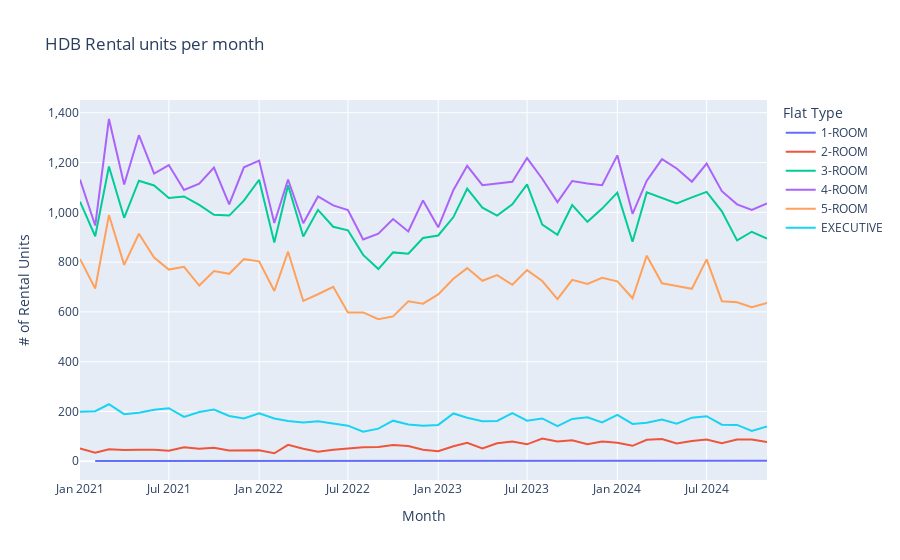
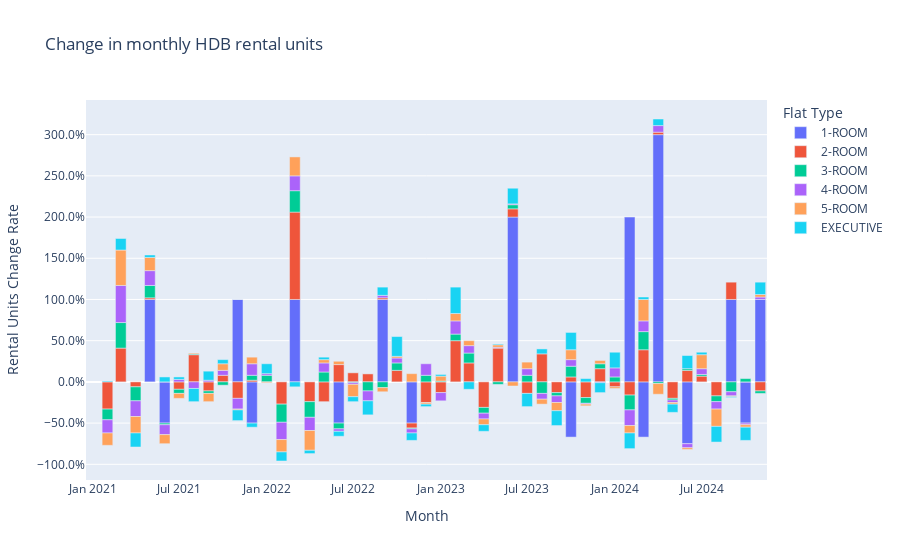

Notebook code for these charts, in order:
### Code cell
# Chart rental units available per month
fig_rental_units = px.line(df, x='month', y='rental_units', color='flat_type',
                           title='HDB Rental units per month',
                           labels={'month': 'Month', 'rental_units': '# of Rental Units', 'flat_type': 'Flat Type'},
                           hover_data={'month':False})
fig_rental_units.update_layout(yaxis_tickformat=',', hovermode='x unified')
fig_rental_units.update_traces(hovertemplate='%{y} units')
fig_rental_units.show()

# Chart change rate for rental units available
fig_rental_units_change = px.bar(df, x='month', y='rental_units_change', color='flat_type',
                                 title='Change in monthly HDB rental units',
                                 labels={'month': 'Month', 'rental_units_change': 'Rental Units Change Rate', 'flat_type': 'Flat Type'},
                                 hover_data={'month':False})
fig_rental_units_change.update_layout(yaxis_tickformat='.1%', hovermode='x unified')
fig_rental_units_change.update_traces(hovertemplate='%{y} units')
fig_rental_units_change.show()

### Figure 1 — Plotly figure (JSON) as saved in the notebook; plotly's stock layout.template omitted (floating-point values rounded to 4 significant figures)
{"data": [{"hovertemplate": "%{y} units", "legendgroup": "1-ROOM", "line": {"color": "#636efa", "dash": "solid"}, "marker": {"symbol": "circle"}, "mode": "lines", "name": "1-ROOM", "orientation": "v", "showlegend": true, "type": "scatter", "x": ["2021-02-01", "2021-03-01", "2021-05-01", "2021-06-01", "2021-08-01", "2021-11-01", "2021-12-01", "2022-02-01", "2022-03-01", "2022-04-01", "2022-05-01", "2022-06-01", "2022-09-01", "2022-11-01", "2023-01-01", "2023-02-01", "2023-03-01", "2023-04-01", "2023-06-01", "2023-10-01", "2023-12-01", "2024-02-01", "2024-03-01", "2024-04-01", "2024-06-01", "2024-07-01", "2024-09-01", "2024-10-01", "2024-11-01"], "xaxis": "x", "y": [1, 1, 2, 1, 1, 2, 1, 1, 2, 2, 2, 1, 2, 1, 1, 1, 1, 1, 3, 1, 1, 3, 1, 4, 1, 1, 2, 1, 2], "yaxis": "y"}, {"hovertemplate": "%{y} units", "legendgroup": "2-ROOM", "line": {"color": "#EF553B", "dash": "solid"}, "marker": {"symbol": "circle"}, "mode": "lines", "name": "2-ROOM", "orientation": "v", "showlegend": true, "type": "scatter", "x": ["2021-01-01", "2021-02-01", "2021-03-01", "2021-04-01", "2021-05-01", "2021-06-01", "2021-07-01", "2021-08-01", "2021-09-01", "2021-10-01", "2021-11-01", "2021-12-01", "2022-01-01", "2022-02-01", "2022-03-01", "2022-04-01", "2022-05-01", "2022-06-01", "2022-07-01", "2022-08-01", "2022-09-01", "2022-10-01", "2022-11-01", "2022-12-01", "2023-01-01", "2023-02-01", "2023-03-01", "2023-04-01", "2023-05-01", "2023-06-01", "2023-07-01", "2023-08-01", "2023-09-01", "2023-10-01", "2023-11-01", "2023-12-01", "2024-01-01", "2024-02-01", "2024-03-01", "2024-04-01", "2024-05-01", "2024-06-01", "2024-07-01", "2024-08-01", "2024-09-01", "2024-10-01", "2024-11-01"], "xaxis": "x", "y": [51, 34, 48, 45, 46, 46, 42, 56, 50, 54, 43, 44, 44, 32, 66, 50, 38, 46, 51, 56, 57, 65, 61, 46, 40, 60, 74, 51, 72, 79, 68, 91, 79, 84, 68, 79, 74, 62, 86, 89, 71, 81, 87, 72, 87, 87, 77], "yaxis": "y"}, {"hovertemplate": "%{y} units", "legendgroup": "3-ROOM", "line": {"color": "#00cc96", "dash": "solid"}, "marker": {"symbol": "circle"}, "mode": "lines", "name": "3-ROOM", "orientation": "v", "showlegend": true, "type": "scatter", "x": ["2021-01-01", "2021-02-01", "2021-03-01", "2021-04-01", "2021-05-01", "2021-06-01", "2021-07-01", "2021-08-01", "2021-09-01", "2021-10-01", "2021-11-01", "2021-12-01", "2022-01-01", "2022-02-01", "2022-03-01", "2022-04-01", "2022-05-01", "2022-06-01", "2022-07-01", "2022-08-01", "2022-09-01", "2022-10-01", "2022-11-01", "2022-12-01", "2023-01-01", "2023-02-01", "2023-03-01", "2023-04-01", "2023-05-01", "2023-06-01", "2023-07-01", "2023-08-01", "2023-09-01", "2023-10-01", "2023-11-01", "2023-12-01", "2024-01-01", "2024-02-01", "2024-03-01", "2024-04-01", "2024-05-01", "2024-06-01", "2024-07-01", "2024-08-01", "2024-09-01", "2024-10-01", "2024-11-01"], "xaxis": "x", "y": [1043, 904, 1184, 978, 1127, 1108, 1058, 1064, 1030, 990, 987, 1047, 1131, 879, 1109, 903, 1010, 942, 928, 829, 772, 839, 834, 897, 907, 981, 1095, 1019, 987, 1032, 1112, 951, 910, 1029, 962, 1015, 1079, 882, 1080, 1056, 1036, 1060, 1082, 1004, 887, 922, 895], "yaxis": "y"}, {"hovertemplate": "%{y} units", "legendgroup": "4-ROOM", "line": {"color": "#ab63fa", "dash": "solid"}, "marker": {"symbol": "circle"}, "mode": "lines", "name": "4-ROOM", "orientation": "v", "showlegend": true, "type": "scatter", "x": ["2021-01-01", "2021-02-01", "2021-03-01", "2021-04-01", "2021-05-01", "2021-06-01", "2021-07-01", "2021-08-01", "2021-09-01", "2021-10-01", "2021-11-01", "2021-12-01", "2022-01-01", "2022-02-01", "2022-03-01", "2022-04-01", "2022-05-01", "2022-06-01", "2022-07-01", "2022-08-01", "2022-09-01", "2022-10-01", "2022-11-01", "2022-12-01", "2023-01-01", "2023-02-01", "2023-03-01", "2023-04-01", "2023-05-01", "2023-06-01", "2023-07-01", "2023-08-01", "2023-09-01", "2023-10-01", "2023-11-01", "2023-12-01", "2024-01-01", "2024-02-01", "2024-03-01", "2024-04-01", "2024-05-01", "2024-06-01", "2024-07-01", "2024-08-01", "2024-09-01", "2024-10-01", "2024-11-01"], "xaxis": "x", "y": [1132, 947, 1375, 1112, 1310, 1156, 1190, 1090, 1115, 1180, 1032, 1181, 1208, 957, 1132, 956, 1064, 1028, 1009, 891, 914, 973, 923, 1048, 940, 1090, 1187, 1109, 1116, 1123, 1218, 1135, 1041, 1126, 1116, 1109, 1229, 994, 1127, 1214, 1176, 1123, 1196, 1085, 1032, 1010, 1036], "yaxis": "y"}, {"hovertemplate": "%{y} units", "legendgroup": "5-ROOM", "line": {"color": "#FFA15A", "dash": "solid"}, "marker": {"symbol": "circle"}, "mode": "lines", "name": "5-ROOM", "orientation": "v", "showlegend": true, "type": "scatter", "x": ["2021-01-01", "2021-02-01", "2021-03-01", "2021-04-01", "2021-05-01", "2021-06-01", "2021-07-01", "2021-08-01", "2021-09-01", "2021-10-01", "2021-11-01", "2021-12-01", "2022-01-01", "2022-02-01", "2022-03-01", "2022-04-01", "2022-05-01", "2022-06-01", "2022-07-01", "2022-08-01", "2022-09-01", "2022-10-01", "2022-11-01", "2022-12-01", "2023-01-01", "2023-02-01", "2023-03-01", "2023-04-01", "2023-05-01", "2023-06-01", "2023-07-01", "2023-08-01", "2023-09-01", "2023-10-01", "2023-11-01", "2023-12-01", "2024-01-01", "2024-02-01", "2024-03-01", "2024-04-01", "2024-05-01", "2024-06-01", "2024-07-01", "2024-08-01", "2024-09-01", "2024-10-01", "2024-11-01"], "xaxis": "x", "y": [813, 694, 989, 789, 914, 818, 770, 781, 706, 764, 753, 812, 803, 684, 842, 644, 671, 701, 598, 598, 571, 582, 643, 633, 670, 733, 776, 725, 748, 709, 768, 724, 651, 729, 712, 737, 723, 655, 826, 715, 704, 693, 811, 643, 639, 619, 636], "yaxis": "y"}, {"hovertemplate": "%{y} units", "legendgroup": "EXECUTIVE", "line": {"color": "#19d3f3", "dash": "solid"}, "marker": {"symbol": "circle"}, "mode": "lines", "name": "EXECUTIVE", "orientation": "v", "showlegend": true, "type": "scatter", "x": ["2021-01-01", "2021-02-01", "2021-03-01", "2021-04-01", "2021-05-01", "2021-06-01", "2021-07-01", "2021-08-01", "2021-09-01", "2021-10-01", "2021-11-01", "2021-12-01", "2022-01-01", "2022-02-01", "2022-03-01", "2022-04-01", "2022-05-01", "2022-06-01", "2022-07-01", "2022-08-01", "2022-09-01", "2022-10-01", "2022-11-01", "2022-12-01", "2023-01-01", "2023-02-01", "2023-03-01", "2023-04-01", "2023-05-01", "2023-06-01", "2023-07-01", "2023-08-01", "2023-09-01", "2023-10-01", "2023-11-01", "2023-12-01", "2024-01-01", "2024-02-01", "2024-03-01", "2024-04-01", "2024-05-01", "2024-06-01", "2024-07-01", "2024-08-01", "2024-09-01", "2024-10-01", "2024-11-01"], "xaxis": "x", "y": [199, 201, 229, 189, 195, 207, 213, 178, 198, 208, 182, 172, 193, 172, 162, 156, 161, 152, 143, 119, 131, 163, 148, 143, 146, 192, 175, 161, 162, 193, 163, 172, 141, 170, 177, 156, 186, 150, 155, 168, 151, 175, 181, 147, 146, 122, 140], "yaxis": "y"}], "layout": {"hovermode": "x unified", "legend": {"title": {"text": "Flat Type"}, "tracegroupgap": 0}, "title": {"text": "HDB Rental units per month"}, "xaxis": {"anchor": "y", "domain": [0, 1], "title": {"text": "Month"}}, "yaxis": {"anchor": "x", "domain": [0, 1], "tickformat": ",", "title": {"text": "# of Rental Units"}}}}

### Figure 2 — Plotly figure (JSON) as saved in the notebook; plotly's stock layout.template omitted (floating-point values rounded to 4 significant figures)
{"data": [{"alignmentgroup": "True", "hovertemplate": "%{y} units", "legendgroup": "1-ROOM", "marker": {"color": "#636efa", "pattern": {"shape": ""}}, "name": "1-ROOM", "offsetgroup": "1-ROOM", "orientation": "v", "showlegend": true, "textposition": "auto", "type": "bar", "x": ["2021-02-01", "2021-03-01", "2021-05-01", "2021-06-01", "2021-08-01", "2021-11-01", "2021-12-01", "2022-02-01", "2022-03-01", "2022-04-01", "2022-05-01", "2022-06-01", "2022-09-01", "2022-11-01", "2023-01-01", "2023-02-01", "2023-03-01", "2023-04-01", "2023-06-01", "2023-10-01", "2023-12-01", "2024-02-01", "2024-03-01", "2024-04-01", "2024-06-01", "2024-07-01", "2024-09-01", "2024-10-01", "2024-11-01"], "xaxis": "x", "y": [null, 0, 1, -0.5, 0, 1, -0.5, 0, 1, 0, 0, -0.5, 1, -0.5, 0, 0, 0, 0, 2, -0.67, 0, 2, -0.67, 3, -0.75, 0, 1, -0.5, 1], "yaxis": "y"}, {"alignmentgroup": "True", "hovertemplate": "%{y} units", "legendgroup": "2-ROOM", "marker": {"color": "#EF553B", "pattern": {"shape": ""}}, "name": "2-ROOM", "offsetgroup": "2-ROOM", "orientation": "v", "showlegend": true, "textposition": "auto", "type": "bar", "x": ["2021-01-01", "2021-02-01", "2021-03-01", "2021-04-01", "2021-05-01", "2021-06-01", "2021-07-01", "2021-08-01", "2021-09-01", "2021-10-01", "2021-11-01", "2021-12-01", "2022-01-01", "2022-02-01", "2022-03-01", "2022-04-01", "2022-05-01", "2022-06-01", "2022-07-01", "2022-08-01", "2022-09-01", "2022-10-01", "2022-11-01", "2022-12-01", "2023-01-01", "2023-02-01", "2023-03-01", "2023-04-01", "2023-05-01", "2023-06-01", "2023-07-01", "2023-08-01", "2023-09-01", "2023-10-01", "2023-11-01", "2023-12-01", "2024-01-01", "2024-02-01", "2024-03-01", "2024-04-01", "2024-05-01", "2024-06-01", "2024-07-01", "2024-08-01", "2024-09-01", "2024-10-01", "2024-11-01"], "xaxis": "x", "y": [null, -0.33, 0.41, -0.06, 0.02, 0, -0.09, 0.33, -0.11, 0.08, -0.2, 0.02, 0, -0.27, 1.06, -0.24, -0.24, 0.21, 0.11, 0.1, 0.02, 0.14, -0.06, -0.25, -0.13, 0.5, 0.23, -0.31, 0.41, 0.1, -0.14, 0.34, -0.13, 0.06, -0.19, 0.16, -0.06, -0.16, 0.39, 0.03, -0.2, 0.14, 0.07, -0.17, 0.21, 0, -0.11], "yaxis": "y"}, {"alignmentgroup": "True", "hovertemplate": "%{y} units", "legendgroup": "3-ROOM", "marker": {"color": "#00cc96", "pattern": {"shape": ""}}, "name": "3-ROOM", "offsetgroup": "3-ROOM", "orientation": "v", "showlegend": true, "textposition": "auto", "type": "bar", "x": ["2021-01-01", "2021-02-01", "2021-03-01", "2021-04-01", "2021-05-01", "2021-06-01", "2021-07-01", "2021-08-01", "2021-09-01", "2021-10-01", "2021-11-01", "2021-12-01", "2022-01-01", "2022-02-01", "2022-03-01", "2022-04-01", "2022-05-01", "2022-06-01", "2022-07-01", "2022-08-01", "2022-09-01", "2022-10-01", "2022-11-01", "2022-12-01", "2023-01-01", "2023-02-01", "2023-03-01", "2023-04-01", "2023-05-01", "2023-06-01", "2023-07-01", "2023-08-01", "2023-09-01", "2023-10-01", "2023-11-01", "2023-12-01", "2024-01-01", "2024-02-01", "2024-03-01", "2024-04-01", "2024-05-01", "2024-06-01", "2024-07-01", "2024-08-01", "2024-09-01", "2024-10-01", "2024-11-01"], "xaxis": "x", "y": [null, -0.13, 0.31, -0.17, 0.15, -0.02, -0.05, 0.01, -0.03, -0.04, 0, 0.06, 0.08, -0.22, 0.26, -0.19, 0.12, -0.07, -0.01, -0.11, -0.07, 0.09, -0.01, 0.08, 0.01, 0.08, 0.12, -0.07, -0.03, 0.05, 0.08, -0.14, -0.04, 0.13, -0.07, 0.06, 0.06, -0.18, 0.22, -0.02, -0.02, 0.02, 0.02, -0.07, -0.12, 0.04, -0.03], "yaxis": "y"}, {"alignmentgroup": "True", "hovertemplate": "%{y} units", "legendgroup": "4-ROOM", "marker": {"color": "#ab63fa", "pattern": {"shape": ""}}, "name": "4-ROOM", "offsetgroup": "4-ROOM", "orientation": "v", "showlegend": true, "textposition": "auto", "type": "bar", "x": ["2021-01-01", "2021-02-01", "2021-03-01", "2021-04-01", "2021-05-01", "2021-06-01", "2021-07-01", "2021-08-01", "2021-09-01", "2021-10-01", "2021-11-01", "2021-12-01", "2022-01-01", "2022-02-01", "2022-03-01", "2022-04-01", "2022-05-01", "2022-06-01", "2022-07-01", "2022-08-01", "2022-09-01", "2022-10-01", "2022-11-01", "2022-12-01", "2023-01-01", "2023-02-01", "2023-03-01", "2023-04-01", "2023-05-01", "2023-06-01", "2023-07-01", "2023-08-01", "2023-09-01", "2023-10-01", "2023-11-01", "2023-12-01", "2024-01-01", "2024-02-01", "2024-03-01", "2024-04-01", "2024-05-01", "2024-06-01", "2024-07-01", "2024-08-01", "2024-09-01", "2024-10-01", "2024-11-01"], "xaxis": "x", "y": [null, -0.16, 0.45, -0.19, 0.18, -0.12, 0.03, -0.08, 0.02, 0.06, -0.13, 0.14, 0.02, -0.21, 0.18, -0.16, 0.11, -0.03, -0.02, -0.12, 0.03, 0.06, -0.05, 0.14, -0.1, 0.16, 0.09, -0.07, 0.01, 0.01, 0.08, -0.07, -0.08, 0.08, -0.01, -0.01, 0.11, -0.19, 0.13, 0.08, -0.03, -0.05, 0.07, -0.09, -0.05, -0.02, 0.03], "yaxis": "y"}, {"alignmentgroup": "True", "hovertemplate": "%{y} units", "legendgroup": "5-ROOM", "marker": {"color": "#FFA15A", "pattern": {"shape": ""}}, "name": "5-ROOM", "offsetgroup": "5-ROOM", "orientation": "v", "showlegend": true, "textposition": "auto", "type": "bar", "x": ["2021-01-01", "2021-02-01", "2021-03-01", "2021-04-01", "2021-05-01", "2021-06-01", "2021-07-01", "2021-08-01", "2021-09-01", "2021-10-01", "2021-11-01", "2021-12-01", "2022-01-01", "2022-02-01", "2022-03-01", "2022-04-01", "2022-05-01", "2022-06-01", "2022-07-01", "2022-08-01", "2022-09-01", "2022-10-01", "2022-11-01", "2022-12-01", "2023-01-01", "2023-02-01", "2023-03-01", "2023-04-01", "2023-05-01", "2023-06-01", "2023-07-01", "2023-08-01", "2023-09-01", "2023-10-01", "2023-11-01", "2023-12-01", "2024-01-01", "2024-02-01", "2024-03-01", "2024-04-01", "2024-05-01", "2024-06-01", "2024-07-01", "2024-08-01", "2024-09-01", "2024-10-01", "2024-11-01"], "xaxis": "x", "y": [null, -0.15, 0.43, -0.2, 0.16, -0.11, -0.06, 0.01, -0.1, 0.08, -0.01, 0.08, -0.01, -0.15, 0.23, -0.24, 0.04, 0.04, -0.15, 0, -0.05, 0.02, 0.1, -0.02, 0.06, 0.09, 0.06, -0.07, 0.03, -0.05, 0.08, -0.06, -0.1, 0.12, -0.02, 0.04, -0.02, -0.09, 0.26, -0.13, -0.02, -0.02, 0.17, -0.21, -0.01, -0.03, 0.03], "yaxis": "y"}, {"alignmentgroup": "True", "hovertemplate": "%{y} units", "legendgroup": "EXECUTIVE", "marker": {"color": "#19d3f3", "pattern": {"shape": ""}}, "name": "EXECUTIVE", "offsetgroup": "EXECUTIVE", "orientation": "v", "showlegend": true, "textposition": "auto", "type": "bar", "x": ["2021-01-01", "2021-02-01", "2021-03-01", "2021-04-01", "2021-05-01", "2021-06-01", "2021-07-01", "2021-08-01", "2021-09-01", "2021-10-01", "2021-11-01", "2021-12-01", "2022-01-01", "2022-02-01", "2022-03-01", "2022-04-01", "2022-05-01", "2022-06-01", "2022-07-01", "2022-08-01", "2022-09-01", "2022-10-01", "2022-11-01", "2022-12-01", "2023-01-01", "2023-02-01", "2023-03-01", "2023-04-01", "2023-05-01", "2023-06-01", "2023-07-01", "2023-08-01", "2023-09-01", "2023-10-01", "2023-11-01", "2023-12-01", "2024-01-01", "2024-02-01", "2024-03-01", "2024-04-01", "2024-05-01", "2024-06-01", "2024-07-01", "2024-08-01", "2024-09-01", "2024-10-01", "2024-11-01"], "xaxis": "x", "y": [null, 0.01, 0.14, -0.17, 0.03, 0.06, 0.03, -0.16, 0.11, 0.05, -0.13, -0.05, 0.12, -0.11, -0.06, -0.04, 0.03, -0.06, -0.06, -0.17, 0.1, 0.24, -0.09, -0.03, 0.02, 0.32, -0.09, -0.08, 0.01, 0.19, -0.16, 0.06, -0.18, 0.21, 0.04, -0.12, 0.19, -0.19, 0.03, 0.08, -0.1, 0.16, 0.03, -0.19, -0.01, -0.16, 0.15], "yaxis": "y"}], "layout": {"barmode": "relative", "hovermode": "x unified", "legend": {"title": {"text": "Flat Type"}, "tracegroupgap": 0}, "title": {"text": "Change in monthly HDB rental units"}, "xaxis": {"anchor": "y", "domain": [0, 1], "title": {"text": "Month"}}, "yaxis": {"anchor": "x", "domain": [0, 1], "tickformat": ".1%", "title": {"text": "Rental Units Change Rate"}}}}
